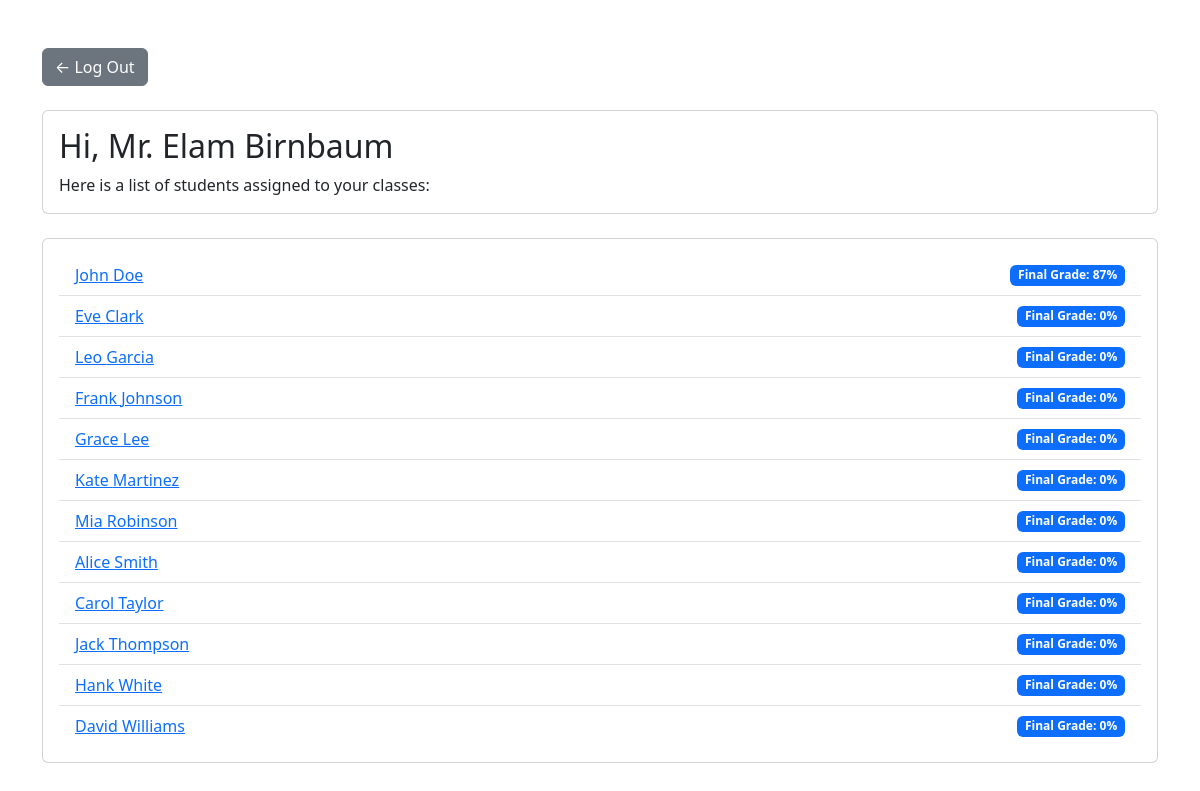
Screenshot of /teacher_dashboard.php (signed in) with the database file from the repository.
### tables this page shows
CREATE TABLE IF NOT EXISTS Teachers (
    teacher_id INT PRIMARY KEY AUTO_INCREMENT,
    first_name VARCHAR(50) NOT NULL,
    last_name VARCHAR(50) NOT NULL,
    email VARCHAR(100) UNIQUE NOT NULL,
    password_hash VARBINARY(255) NOT NULL,  
    subject_id INT,  
    created_at TIMESTAMP DEFAULT CURRENT_TIMESTAMP,
    FOREIGN KEY (subject_id) REFERENCES Subjects(subject_id)
        ON DELETE SET NULL
        ON UPDATE CASCADE
);

CREATE TABLE IF NOT EXISTS Students (
    student_id INT PRIMARY KEY AUTO_INCREMENT,
    first_name VARCHAR(50) NOT NULL,
    last_name VARCHAR(50) NOT NULL,
    email VARCHAR(100) UNIQUE NOT NULL,
    password_hash VARBINARY(255) NOT NULL,  
    created_at TIMESTAMP DEFAULT CURRENT_TIMESTAMP
);

### teacher_dashboard.php (the view, shortened to what this page needs)
<!DOCTYPE html>
<html lang="en">
<head>
    <link href="https://cdn.jsdelivr.net/npm/bootstrap@5.3.0/dist/css/bootstrap.min.css" rel="stylesheet">
</head>
<body>
    <?php
    require 'db_connection.php';
    $teacher_id = $_SESSION['teacher_id'];
    $teacherQuery = "SELECT first_name, last_name FROM Teachers WHERE teacher_id = ?";
    $teacherStmt = $conn->prepare($teacherQuery);
    $teacherStmt->bind_param("i", $teacher_id);
    $teacherStmt->execute();
    $teacherResult = $teacherStmt->get_result();
    $teacher = $teacherResult->fetch_assoc();
    $query = "
        SELECT s.student_id, s.first_name, s.last_name, sf.final_grade
        FROM Students s
        JOIN StudentSubjects ss ON s.student_id = ss.student_id
        JOIN Subjects sub ON ss.subject_id = sub.subject_id
        JOIN StudentFinalGrades sf ON s.student_id = sf.student_id AND sf.subject_id = sub.subject_id
        WHERE sub.subject_id IN (
            SELECT subject_id FROM Teachers WHERE teacher_id = ?
        )
        ORDER BY sf.final_grade DESC, s.last_name";
    $stmt = $conn->prepare($query);
    $stmt->bind_param("i", $teacher_id);
    $stmt->execute();
    $result = $stmt->get_result();
    ?>
    <div class="container mt-5">
        <div class="mb-4">
            <a href="logout.php" class="btn btn-secondary">&larr; Log Out</a>
        </div>
        <div class="card mb-4">
            <div class="card-body">
                <h2 class="card-title">Hi, Mr. <?php echo htmlspecialchars($teacher['first_name']) . ' ' . htmlspecialchars($teacher['last_name']); ?></h2>
                <p class="card-text">Here is a list of students assigned to your classes:</p>
            </div>
        </div>
        <div class="card">
            <div class="card-body">
                <?php if ($result->num_rows > 0): ?>
                    <ul class="list-group list-group-flush">
                        <?php while ($row = $result->fetch_assoc()): ?>
                            <li class="list-group-item d-flex justify-content-between align-items-center">
                                <a href="student_assignments.php?student_id=<?php echo $row['student_id']; ?>">
                                    <?php echo htmlspecialchars($row['first_name']) . ' ' . htmlspecialchars($row['last_name']); ?>
                                </a>
                                <span class="badge bg-primary">
                                    <?php echo is_numeric($row['final_grade']) ? "Final Grade: " . $row['final_grade'] . "%" : "Not Available"; ?>
                                </span>
                            </li>
                        <?php endwhile; ?>
                    </ul>
                <?php else: ?>
                    <p class="text-muted">No students found for your classes.</p>
                <?php endif; ?>
            </div>
        </div>
    </div>
</body>
</html>

### rows the page displays
teachers: first_name "Elam", last_name "Birnbaum"
students: first_name "John", last_name "Doe", final_grade "87"
students: first_name "Eve", last_name "Clark", final_grade "0"
students: first_name "Leo", last_name "Garcia", final_grade "0"
students: first_name "Frank", last_name "Johnson", final_grade "0"
students: first_name "Grace", last_name "Lee", final_grade "0"
students: first_name "Kate", last_name "Martinez", final_grade "0"
students: first_name "Mia", last_name "Robinson", final_grade "0"
students: first_name "Alice", last_name "Smith", final_grade "0"
students: first_name "Carol", last_name "Taylor", final_grade "0"
students: first_name "Jack", last_name "Thompson", final_grade "0"
students: first_name "Hank", last_name "White", final_grade "0"
students: first_name "David", last_name "Williams", final_grade "0"
